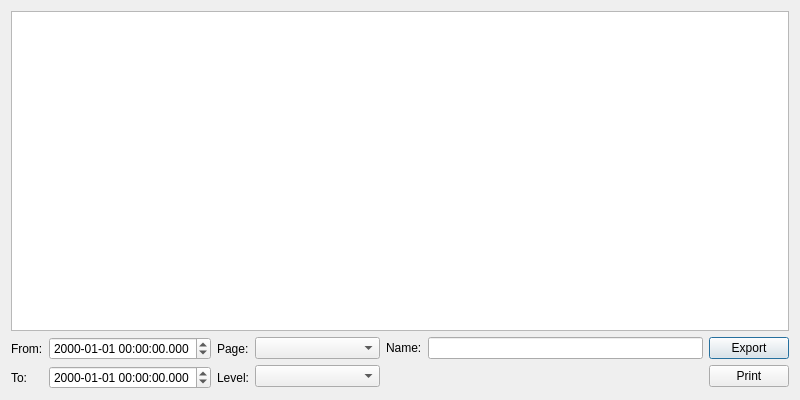
<?xml version="1.0" encoding="UTF-8"?>
<ui version="4.0">
 <class>AlertLog</class>
 <widget class="QDialog" name="AlertLog">
  <property name="geometry">
   <rect>
    <x>0</x>
    <y>0</y>
    <width>800</width>
    <height>400</height>
   </rect>
  </property>
  <property name="windowTitle">
   <string>Alert Log</string>
  </property>
  <property name="windowIcon">
   <iconset resource="Resources.qrc">
    <normaloff>:/Pix/Icons/db.png</normaloff>:/Pix/Icons/db.png</iconset>
  </property>
  <layout class="QGridLayout" name="gridLayout">
   <item row="1" column="0">
    <layout class="QHBoxLayout" name="horizontalLayout_5">
     <item>
      <layout class="QVBoxLayout" name="verticalLayout">
       <item>
        <layout class="QHBoxLayout" name="horizontalLayout_2">
         <item>
          <widget class="QLabel" name="label_4">
           <property name="text">
            <string>From:</string>
           </property>
          </widget>
         </item>
         <item>
          <widget class="QDateTimeEdit" name="dateTimeEdit_From">
           <property name="minimumSize">
            <size>
             <width>150</width>
             <height>0</height>
            </size>
           </property>
           <property name="displayFormat">
            <string>yyyy-MM-dd hh:mm:ss.zzz</string>
           </property>
          </widget>
         </item>
        </layout>
       </item>
       <item>
        <layout class="QHBoxLayout" name="horizontalLayout">
         <item>
          <widget class="QLabel" name="label_5">
           <property name="text">
            <string>To:</string>
           </property>
          </widget>
         </item>
         <item>
          <widget class="QDateTimeEdit" name="dateTimeEdit_To">
           <property name="minimumSize">
            <size>
             <width>150</width>
             <height>0</height>
            </size>
           </property>
           <property name="displayFormat">
            <string>yyyy-MM-dd hh:mm:ss.zzz</string>
           </property>
          </widget>
         </item>
        </layout>
       </item>
      </layout>
     </item>
     <item>
      <layout class="QVBoxLayout" name="verticalLayout_2">
       <item>
        <widget class="QLabel" name="label">
         <property name="text">
          <string>Page:</string>
         </property>
        </widget>
       </item>
       <item>
        <widget class="QLabel" name="label_2">
         <property name="text">
          <string>Level:</string>
         </property>
        </widget>
       </item>
      </layout>
     </item>
     <item>
      <layout class="QVBoxLayout" name="verticalLayout_3">
       <item>
        <layout class="QHBoxLayout" name="horizontalLayout_3">
         <item>
          <widget class="QComboBox" name="comboBox_Page">
           <property name="minimumSize">
            <size>
             <width>125</width>
             <height>0</height>
            </size>
           </property>
          </widget>
         </item>
         <item>
          <widget class="QLabel" name="label_6">
           <property name="text">
            <string>Name:</string>
           </property>
          </widget>
         </item>
         <item>
          <widget class="QLineEdit" name="lineEdit_Name">
           <property name="minimumSize">
            <size>
             <width>125</width>
             <height>0</height>
            </size>
           </property>
          </widget>
         </item>
        </layout>
       </item>
       <item>
        <layout class="QHBoxLayout" name="horizontalLayout_4">
         <item>
          <widget class="QComboBox" name="comboBox_Level">
           <property name="minimumSize">
            <size>
             <width>125</width>
             <height>0</height>
            </size>
           </property>
          </widget>
         </item>
         <item>
          <spacer name="horizontalSpacer">
           <property name="orientation">
            <enum>Qt::Horizontal</enum>
           </property>
           <property name="sizeHint" stdset="0">
            <size>
             <width>40</width>
             <height>20</height>
            </size>
           </property>
          </spacer>
         </item>
        </layout>
       </item>
      </layout>
     </item>
     <item>
      <layout class="QVBoxLayout" name="verticalLayout_4">
       <item>
        <widget class="QPushButton" name="pushButton_Export">
         <property name="text">
          <string>Export</string>
         </property>
         <property name="icon">
          <iconset resource="Resources.qrc">
           <normaloff>:/Pix/Icons/openoffice.org-calc-3.png</normaloff>:/Pix/Icons/openoffice.org-calc-3.png</iconset>
         </property>
        </widget>
       </item>
       <item>
        <widget class="QPushButton" name="pushButton_Print">
         <property name="text">
          <string>Print</string>
         </property>
         <property name="icon">
          <iconset resource="Resources.qrc">
           <normaloff>:/Pix/Icons/document-print-4.png</normaloff>:/Pix/Icons/document-print-4.png</iconset>
         </property>
        </widget>
       </item>
      </layout>
     </item>
    </layout>
   </item>
   <item row="0" column="0">
    <widget class="QListWidget" name="listWidget">
     <property name="font">
      <font>
       <family>Courier</family>
      </font>
     </property>
    </widget>
   </item>
  </layout>
 </widget>
 <resources>
  <include location="Resources.qrc"/>
 </resources>
 <connections/>
</ui>
